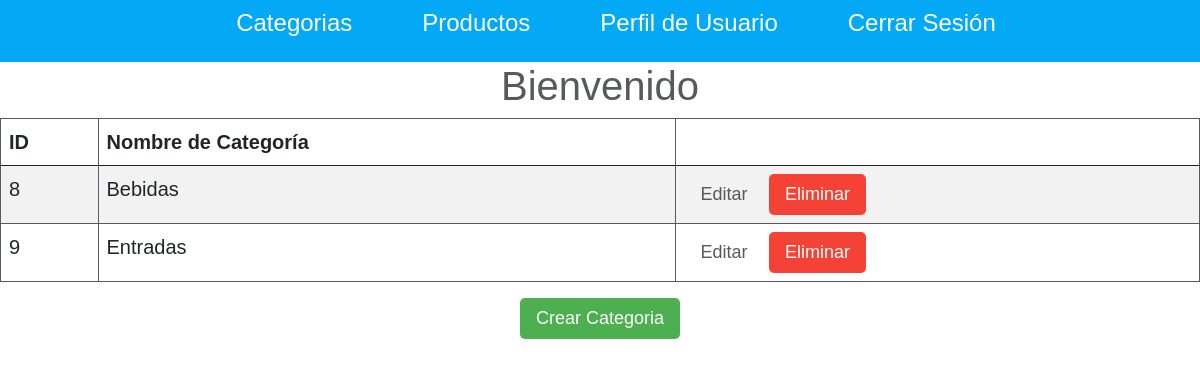
The page /categorias (signed in) on the database its author committed.
### tables this page shows
CREATE TABLE "categorias" (
	"id_categoria"	INTEGER NOT NULL UNIQUE,
	"nombre_categoria"	TEXT NOT NULL UNIQUE,
	"id_usuario"	INTEGER NOT NULL,
	PRIMARY KEY("id_categoria" AUTOINCREMENT)
);

### app.py (the view)
@app.route('/categorias')
def categorias():
    if not 'usuario' in session:
        return redirect(url_for('inicio'))
    categorias = db.execute("""SELECT * FROM categorias WHERE id_usuario = ?""",(session['usuario'][0],)).fetchall()
    return render_template('categorias.html', categorias = categorias)

### templates/categorias.html (shortened to what this page needs)
<!doctype html>
<html lang="es">
  <head>
    <link href="https://cdn.jsdelivr.net/npm/bootstrap@5.0.0-beta1/dist/css/bootstrap.min.css" rel="stylesheet">
  </head>
</html>
{% extends 'layouts/base.html'%}
{% block content %}
<center>
    <h1>Bienvenido</h1>
    <table class="table table-striped">
        <thead>
            <th>ID</th>
            <th>Nombre de Categoría</th>
            <th></th>
        </thead>
        <tbody>
            {% for categoria in categorias %}
            <tr>
                <td>{{categoria[0]}}</td>
                <td>{{categoria[1]}}</td>
                <td>
                    <a class="btn btn-success2" href="{{url_for('editar_categoria',id=categoria[0])}}">Editar</a>
                    <a class="btn btn-danger" href="{{url_for('eliminar_categoria',id=categoria[0])}}">Eliminar</a>
                </td>
            </tr>
            {% endfor %}
        </tbody>
    </table>
    <a class="btn btn-success" href="{{url_for('crear_categoria')}}">Crear Categoria</a>
</center>
{% endblock %}

### static/main.css (style rules this page uses)
html, body { padding: 0; margin: 0; color: #57595a; font-family: "Gill Sans", "Gill Sans MT", Calibri, "Trebuchet MS", sans-serif; }
.table { width: 100%; border-collapse: collapse; font-size: 20px; }
.table, .table th, .table td { border: 1px solid #57595a; }
.table tr td { padding: 8px; }
.btn { padding: 7px 16px; font-size: 18px; border: none; outline: none; cursor: pointer; border-radius: 5px; text-decoration: none; font-weight: 500; color: #57595a; }
.btn-success { background-color: #4caf50; color: white; }
.btn-danger { background-color: #F44336; color: white; }

### rows shown on the page
categorias: id_categoria "8", nombre_categoria "Bebidas"
categorias: id_categoria "9", nombre_categoria "Entradas"
